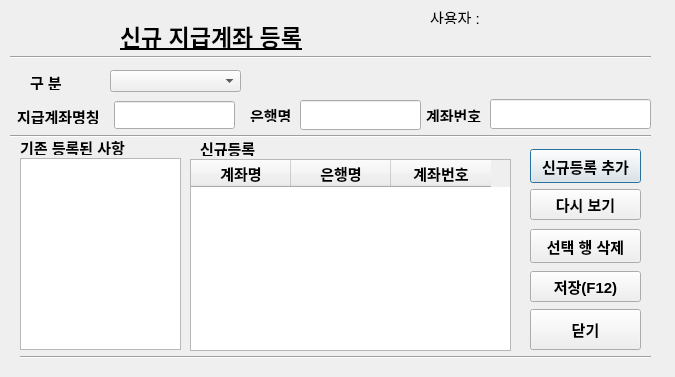
<?xml version="1.0" encoding="UTF-8"?>
<ui version="4.0">
 <class>Dialog</class>
 <widget class="QDialog" name="Dialog">
  <property name="geometry">
   <rect>
    <x>0</x>
    <y>0</y>
    <width>675</width>
    <height>377</height>
   </rect>
  </property>
  <property name="font">
   <font>
    <pointsize>11</pointsize>
   </font>
  </property>
  <property name="windowTitle">
   <string>Dialog</string>
  </property>
  <widget class="QLabel" name="label">
   <property name="geometry">
    <rect>
     <x>120</x>
     <y>20</y>
     <width>211</width>
     <height>31</height>
    </rect>
   </property>
   <property name="font">
    <font>
     <pointsize>17</pointsize>
     <weight>75</weight>
     <bold>true</bold>
     <underline>true</underline>
    </font>
   </property>
   <property name="text">
    <string>신규 지급계좌 등록</string>
   </property>
  </widget>
  <widget class="Line" name="line">
   <property name="geometry">
    <rect>
     <x>10</x>
     <y>49</y>
     <width>641</width>
     <height>16</height>
    </rect>
   </property>
   <property name="orientation">
    <enum>Qt::Horizontal</enum>
   </property>
  </widget>
  <widget class="QLabel" name="label_2">
   <property name="geometry">
    <rect>
     <x>430</x>
     <y>10</y>
     <width>56</width>
     <height>14</height>
    </rect>
   </property>
   <property name="text">
    <string>사용자 :</string>
   </property>
  </widget>
  <widget class="QLabel" name="label_3">
   <property name="geometry">
    <rect>
     <x>500</x>
     <y>10</y>
     <width>56</width>
     <height>14</height>
    </rect>
   </property>
   <property name="text">
    <string/>
   </property>
  </widget>
  <widget class="QLabel" name="label_4">
   <property name="geometry">
    <rect>
     <x>17</x>
     <y>108</y>
     <width>95</width>
     <height>16</height>
    </rect>
   </property>
   <property name="font">
    <font>
     <pointsize>11</pointsize>
     <weight>75</weight>
     <bold>true</bold>
    </font>
   </property>
   <property name="text">
    <string>지급계좌명칭</string>
   </property>
  </widget>
  <widget class="QLineEdit" name="account_name_widget">
   <property name="geometry">
    <rect>
     <x>114</x>
     <y>101</y>
     <width>121</width>
     <height>28</height>
    </rect>
   </property>
  </widget>
  <widget class="QPushButton" name="add_account_button">
   <property name="geometry">
    <rect>
     <x>530</x>
     <y>149</y>
     <width>111</width>
     <height>34</height>
    </rect>
   </property>
   <property name="font">
    <font>
     <pointsize>11</pointsize>
     <weight>75</weight>
     <bold>true</bold>
    </font>
   </property>
   <property name="text">
    <string>신규등록 추가</string>
   </property>
  </widget>
  <widget class="QTableWidget" name="registed_account_tableWidget">
   <property name="geometry">
    <rect>
     <x>20</x>
     <y>158</y>
     <width>161</width>
     <height>192</height>
    </rect>
   </property>
  </widget>
  <widget class="Line" name="line_2">
   <property name="geometry">
    <rect>
     <x>10</x>
     <y>128</y>
     <width>641</width>
     <height>16</height>
    </rect>
   </property>
   <property name="orientation">
    <enum>Qt::Horizontal</enum>
   </property>
  </widget>
  <widget class="Line" name="line_3">
   <property name="geometry">
    <rect>
     <x>20</x>
     <y>349</y>
     <width>631</width>
     <height>16</height>
    </rect>
   </property>
   <property name="orientation">
    <enum>Qt::Horizontal</enum>
   </property>
  </widget>
  <widget class="QTableWidget" name="new_account_tableWidget">
   <property name="geometry">
    <rect>
     <x>190</x>
     <y>159</y>
     <width>321</width>
     <height>192</height>
    </rect>
   </property>
   <column>
    <property name="text">
     <string>계좌명</string>
    </property>
    <property name="font">
     <font>
      <pointsize>11</pointsize>
      <weight>75</weight>
      <bold>true</bold>
     </font>
    </property>
   </column>
   <column>
    <property name="text">
     <string>은행명</string>
    </property>
    <property name="font">
     <font>
      <pointsize>11</pointsize>
      <weight>75</weight>
      <bold>true</bold>
     </font>
    </property>
   </column>
   <column>
    <property name="text">
     <string>계좌번호</string>
    </property>
    <property name="font">
     <font>
      <pointsize>11</pointsize>
      <weight>75</weight>
      <bold>true</bold>
     </font>
    </property>
   </column>
  </widget>
  <widget class="QPushButton" name="account_save_button">
   <property name="geometry">
    <rect>
     <x>530</x>
     <y>271</y>
     <width>111</width>
     <height>31</height>
    </rect>
   </property>
   <property name="font">
    <font>
     <pointsize>11</pointsize>
     <weight>75</weight>
     <bold>true</bold>
    </font>
   </property>
   <property name="text">
    <string>저장(F12)</string>
   </property>
   <property name="shortcut">
    <string>F12</string>
   </property>
  </widget>
  <widget class="QPushButton" name="account_close_button">
   <property name="geometry">
    <rect>
     <x>530</x>
     <y>309</y>
     <width>111</width>
     <height>41</height>
    </rect>
   </property>
   <property name="font">
    <font>
     <pointsize>11</pointsize>
     <weight>75</weight>
     <bold>true</bold>
    </font>
   </property>
   <property name="text">
    <string>닫기</string>
   </property>
  </widget>
  <widget class="QPushButton" name="account_view_button">
   <property name="geometry">
    <rect>
     <x>530</x>
     <y>189</y>
     <width>111</width>
     <height>31</height>
    </rect>
   </property>
   <property name="font">
    <font>
     <pointsize>11</pointsize>
     <weight>75</weight>
     <bold>true</bold>
    </font>
   </property>
   <property name="text">
    <string>다시 보기</string>
   </property>
  </widget>
  <widget class="QPushButton" name="selected_row_delete_button">
   <property name="geometry">
    <rect>
     <x>530</x>
     <y>229</y>
     <width>111</width>
     <height>34</height>
    </rect>
   </property>
   <property name="font">
    <font>
     <pointsize>11</pointsize>
     <weight>75</weight>
     <bold>true</bold>
    </font>
   </property>
   <property name="text">
    <string>선택 행 삭제</string>
   </property>
  </widget>
  <widget class="QLabel" name="label_5">
   <property name="geometry">
    <rect>
     <x>250</x>
     <y>108</y>
     <width>56</width>
     <height>14</height>
    </rect>
   </property>
   <property name="font">
    <font>
     <pointsize>11</pointsize>
     <weight>75</weight>
     <bold>true</bold>
    </font>
   </property>
   <property name="text">
    <string>은행명</string>
   </property>
  </widget>
  <widget class="QLineEdit" name="bank_name_widget">
   <property name="geometry">
    <rect>
     <x>300</x>
     <y>100</y>
     <width>121</width>
     <height>30</height>
    </rect>
   </property>
  </widget>
  <widget class="QLabel" name="label_6">
   <property name="geometry">
    <rect>
     <x>426</x>
     <y>108</y>
     <width>63</width>
     <height>14</height>
    </rect>
   </property>
   <property name="font">
    <font>
     <pointsize>11</pointsize>
     <weight>75</weight>
     <bold>true</bold>
    </font>
   </property>
   <property name="text">
    <string>계좌번호</string>
   </property>
  </widget>
  <widget class="QLineEdit" name="new_account_widget">
   <property name="geometry">
    <rect>
     <x>490</x>
     <y>99</y>
     <width>161</width>
     <height>30</height>
    </rect>
   </property>
  </widget>
  <widget class="QLabel" name="label_7">
   <property name="geometry">
    <rect>
     <x>20</x>
     <y>139</y>
     <width>141</width>
     <height>16</height>
    </rect>
   </property>
   <property name="font">
    <font>
     <pointsize>11</pointsize>
     <weight>75</weight>
     <bold>true</bold>
    </font>
   </property>
   <property name="text">
    <string>기존 등록된 사항</string>
   </property>
  </widget>
  <widget class="QLabel" name="label_8">
   <property name="geometry">
    <rect>
     <x>200</x>
     <y>140</y>
     <width>71</width>
     <height>16</height>
    </rect>
   </property>
   <property name="font">
    <font>
     <pointsize>11</pointsize>
     <weight>75</weight>
     <bold>true</bold>
    </font>
   </property>
   <property name="text">
    <string>신규등록</string>
   </property>
  </widget>
  <widget class="QLabel" name="label_9">
   <property name="geometry">
    <rect>
     <x>30</x>
     <y>74</y>
     <width>51</width>
     <height>16</height>
    </rect>
   </property>
   <property name="font">
    <font>
     <pointsize>11</pointsize>
     <weight>75</weight>
     <bold>true</bold>
    </font>
   </property>
   <property name="text">
    <string>구 분</string>
   </property>
  </widget>
  <widget class="QComboBox" name="gubun_comboBox">
   <property name="geometry">
    <rect>
     <x>110</x>
     <y>70</y>
     <width>131</width>
     <height>22</height>
    </rect>
   </property>
  </widget>
 </widget>
 <tabstops>
  <tabstop>account_name_widget</tabstop>
  <tabstop>bank_name_widget</tabstop>
  <tabstop>new_account_widget</tabstop>
  <tabstop>add_account_button</tabstop>
  <tabstop>account_save_button</tabstop>
  <tabstop>account_view_button</tabstop>
  <tabstop>account_close_button</tabstop>
  <tabstop>registed_account_tableWidget</tabstop>
  <tabstop>new_account_tableWidget</tabstop>
  <tabstop>selected_row_delete_button</tabstop>
 </tabstops>
 <resources/>
 <connections>
  <connection>
   <sender>add_account_button</sender>
   <signal>clicked()</signal>
   <receiver>Dialog</receiver>
   <slot>account_reg_input()</slot>
   <hints>
    <hint type="sourcelabel">
     <x>530</x>
     <y>120</y>
    </hint>
    <hint type="destinationlabel">
     <x>413</x>
     <y>108</y>
    </hint>
   </hints>
  </connection>
  <connection>
   <sender>account_view_button</sender>
   <signal>clicked()</signal>
   <receiver>Dialog</receiver>
   <slot>registed_data()</slot>
   <hints>
    <hint type="sourcelabel">
     <x>516</x>
     <y>151</y>
    </hint>
    <hint type="destinationlabel">
     <x>500</x>
     <y>147</y>
    </hint>
   </hints>
  </connection>
  <connection>
   <sender>selected_row_delete_button</sender>
   <signal>clicked()</signal>
   <receiver>Dialog</receiver>
   <slot>delete_selected_row()</slot>
   <hints>
    <hint type="sourcelabel">
     <x>516</x>
     <y>178</y>
    </hint>
    <hint type="destinationlabel">
     <x>500</x>
     <y>182</y>
    </hint>
   </hints>
  </connection>
  <connection>
   <sender>account_save_button</sender>
   <signal>clicked()</signal>
   <receiver>Dialog</receiver>
   <slot>file_save()</slot>
   <hints>
    <hint type="sourcelabel">
     <x>514</x>
     <y>244</y>
    </hint>
    <hint type="destinationlabel">
     <x>500</x>
     <y>243</y>
    </hint>
   </hints>
  </connection>
  <connection>
   <sender>account_close_button</sender>
   <signal>clicked()</signal>
   <receiver>Dialog</receiver>
   <slot>file_save_cancel()</slot>
   <hints>
    <hint type="sourcelabel">
     <x>618</x>
     <y>280</y>
    </hint>
    <hint type="destinationlabel">
     <x>636</x>
     <y>279</y>
    </hint>
   </hints>
  </connection>
 </connections>
 <slots>
  <slot>account_reg_input()</slot>
  <slot>file_save()</slot>
  <slot>file_save_cancel()</slot>
  <slot>registed_data()</slot>
  <slot>delete_selected_row()</slot>
 </slots>
</ui>
